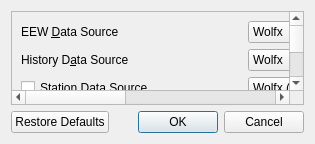
<?xml version="1.0" encoding="UTF-8"?>
<ui version="4.0">
 <class>SettingsDialog</class>
 <widget class="QDialog" name="SettingsDialog">
  <property name="geometry">
   <rect>
    <x>0</x>
    <y>0</y>
    <width>315</width>
    <height>144</height>
   </rect>
  </property>
  <property name="windowTitle">
   <string>Settings</string>
  </property>
  <layout class="QVBoxLayout" name="verticalLayout">
   <item>
    <widget class="QScrollArea" name="scrollArea">
     <property name="widgetResizable">
      <bool>true</bool>
     </property>
     <widget class="QWidget" name="scrollAreaWidgetContents">
      <property name="geometry">
       <rect>
        <x>0</x>
        <y>-1113</y>
        <width>769</width>
        <height>1229</height>
       </rect>
      </property>
      <layout class="QVBoxLayout" name="verticalLayout_2">
       <item>
        <layout class="QGridLayout" name="gridLayout_2">
         <item row="30" column="1">
          <layout class="QHBoxLayout" name="horizontalLayout_10">
           <item>
            <widget class="QPushButton" name="buttonPathMidShakeSound">
             <property name="sizePolicy">
              <sizepolicy hsizetype="MinimumExpanding" vsizetype="Fixed">
               <horstretch>0</horstretch>
               <verstretch>0</verstretch>
              </sizepolicy>
             </property>
             <property name="text">
              <string>Path</string>
             </property>
            </widget>
           </item>
           <item>
            <widget class="QLabel" name="label_33">
             <property name="text">
              <string>R&amp;epeats</string>
             </property>
             <property name="buddy">
              <cstring>spinRepeatsMidShakeSound</cstring>
             </property>
            </widget>
           </item>
           <item>
            <widget class="QSpinBox" name="spinRepeatsMidShakeSound"/>
           </item>
           <item>
            <widget class="QPushButton" name="buttonTestMidShakeSound">
             <property name="text">
              <string>T&amp;est</string>
             </property>
            </widget>
           </item>
          </layout>
         </item>
         <item row="27" column="0">
          <widget class="QLabel" name="label_36">
           <property name="text">
            <string>&amp;Shaking Intensity</string>
           </property>
           <property name="buddy">
            <cstring>spinMidShakeIntensity</cstring>
           </property>
          </widget>
         </item>
         <item row="18" column="0">
          <widget class="QLabel" name="label_8">
           <property name="text">
            <string>Post &amp;URL (Leave blank to disable)</string>
           </property>
           <property name="buddy">
            <cstring>editPostURL</cstring>
           </property>
          </widget>
         </item>
         <item row="27" column="1">
          <widget class="QSpinBox" name="spinMidShakeIntensity">
           <property name="maximum">
            <number>12</number>
           </property>
          </widget>
         </item>
         <item row="13" column="0">
          <widget class="QLabel" name="label_28">
           <property name="text">
            <string>&amp;P Wave Speed(km/s)</string>
           </property>
           <property name="buddy">
            <cstring>spinPWaveSpeed</cstring>
           </property>
          </widget>
         </item>
         <item row="0" column="1">
          <layout class="QHBoxLayout" name="horizontalLayout_4">
           <item>
            <widget class="QComboBox" name="comboUsingEEWData">
             <property name="sizePolicy">
              <sizepolicy hsizetype="MinimumExpanding" vsizetype="Fixed">
               <horstretch>0</horstretch>
               <verstretch>0</verstretch>
              </sizepolicy>
             </property>
             <item>
              <property name="text">
               <string>Wolfx</string>
              </property>
             </item>
             <item>
              <property name="text">
               <string>Sichuan E.A.</string>
              </property>
             </item>
            </widget>
           </item>
           <item>
            <widget class="QCheckBox" name="checkDebugEEWData">
             <property name="toolTip">
              <string>Request URL’s host will be replaced with “localhost” and protocol will be set to “http”</string>
             </property>
             <property name="text">
              <string>&amp;Local Debug</string>
             </property>
            </widget>
           </item>
          </layout>
         </item>
         <item row="8" column="1">
          <widget class="QSpinBox" name="spinStationRecordLength">
           <property name="maximum">
            <number>2147483647</number>
           </property>
          </widget>
         </item>
         <item row="3" column="1">
          <widget class="QSpinBox" name="spinEEWInterval">
           <property name="toolTip">
            <string>Only available for querying by GET method.</string>
           </property>
           <property name="maximum">
            <number>2147483647</number>
           </property>
          </widget>
         </item>
         <item row="4" column="0">
          <widget class="QLabel" name="label_17">
           <property name="text">
            <string>EEW Query C&amp;ount</string>
           </property>
           <property name="buddy">
            <cstring>spinEEWQueryCount</cstring>
           </property>
          </widget>
         </item>
         <item row="2" column="1">
          <layout class="QHBoxLayout" name="horizontalLayout_6">
           <item>
            <widget class="QComboBox" name="comboUsingStation">
             <property name="sizePolicy">
              <sizepolicy hsizetype="MinimumExpanding" vsizetype="Fixed">
               <horstretch>0</horstretch>
               <verstretch>0</verstretch>
              </sizepolicy>
             </property>
             <item>
              <property name="text">
               <string>Wolfx (WebSocket)</string>
              </property>
             </item>
             <item>
              <property name="text">
               <string>Wolfx (GET)</string>
              </property>
             </item>
            </widget>
           </item>
           <item>
            <widget class="QCheckBox" name="checkDebugStation">
             <property name="toolTip">
              <string>The request URL will be http://localhost/station.json</string>
             </property>
             <property name="text">
              <string>Lo&amp;cal Debug</string>
             </property>
            </widget>
           </item>
          </layout>
         </item>
         <item row="5" column="0">
          <widget class="QLabel" name="label_2">
           <property name="text">
            <string>&amp;History Query Interval(s)</string>
           </property>
           <property name="buddy">
            <cstring>spinHistoryInterval</cstring>
           </property>
          </widget>
         </item>
         <item row="28" column="0">
          <widget class="QLabel" name="label_37">
           <property name="text">
            <string>S&amp;trong Shaking Intensity</string>
           </property>
           <property name="buddy">
            <cstring>spinStrongShakeIntensity</cstring>
           </property>
          </widget>
         </item>
         <item row="9" column="0">
          <widget class="QLabel" name="label_26">
           <property name="text">
            <string>Query &amp;Timeout(s)</string>
           </property>
           <property name="buddy">
            <cstring>spinQueryTimeout</cstring>
           </property>
          </widget>
         </item>
         <item row="8" column="0">
          <widget class="QLabel" name="label_38">
           <property name="text">
            <string>Station Data Record &amp;Length(s)</string>
           </property>
           <property name="buddy">
            <cstring>spinStationRecordLength</cstring>
           </property>
          </widget>
         </item>
         <item row="16" column="0">
          <widget class="QLabel" name="label_6">
           <property name="text">
            <string>L&amp;atitude of your location(°)</string>
           </property>
           <property name="buddy">
            <cstring>spinLatitude</cstring>
           </property>
          </widget>
         </item>
         <item row="10" column="0">
          <widget class="QLabel" name="label_4">
           <property name="text">
            <string>Minimum &amp;Local EEW Report Intensity</string>
           </property>
           <property name="buddy">
            <cstring>spinLocalReportLevel</cstring>
           </property>
          </widget>
         </item>
         <item row="23" column="1">
          <layout class="QHBoxLayout" name="horizontalLayout_8">
           <item>
            <widget class="QPushButton" name="buttonPathAlertUpdate">
             <property name="sizePolicy">
              <sizepolicy hsizetype="MinimumExpanding" vsizetype="Fixed">
               <horstretch>0</horstretch>
               <verstretch>0</verstretch>
              </sizepolicy>
             </property>
             <property name="text">
              <string>Path</string>
             </property>
            </widget>
           </item>
           <item>
            <widget class="QLabel" name="label_24">
             <property name="text">
              <string>Repea&amp;ts</string>
             </property>
             <property name="buddy">
              <cstring>spinRepeatAlertUpdate</cstring>
             </property>
            </widget>
           </item>
           <item>
            <widget class="QSpinBox" name="spinRepeatAlertUpdate"/>
           </item>
           <item>
            <widget class="QPushButton" name="buttonTestAlertUpdate">
             <property name="text">
              <string>Te&amp;st</string>
             </property>
            </widget>
           </item>
          </layout>
         </item>
         <item row="11" column="0">
          <widget class="QLabel" name="label_18">
           <property name="text">
            <string>Minimum &amp;Epicenter EEW Report Intensity</string>
           </property>
           <property name="buddy">
            <cstring>spinEpicenterReportLevel</cstring>
           </property>
          </widget>
         </item>
         <item row="16" column="1">
          <widget class="QDoubleSpinBox" name="spinLatitude">
           <property name="minimum">
            <double>-90.000000000000000</double>
           </property>
           <property name="maximum">
            <double>90.000000000000000</double>
           </property>
          </widget>
         </item>
         <item row="22" column="1">
          <widget class="QSpinBox" name="spinCriticalLevel">
           <property name="maximum">
            <number>12</number>
           </property>
          </widget>
         </item>
         <item row="29" column="0">
          <widget class="QLabel" name="label_30">
           <property name="text">
            <string>Weak Shaking Detected Sound</string>
           </property>
          </widget>
         </item>
         <item row="15" column="0">
          <widget class="QLabel" name="label_40">
           <property name="text">
            <string>Earth Average &amp;Radius(km)</string>
           </property>
           <property name="buddy">
            <cstring>spinEarthRadius</cstring>
           </property>
          </widget>
         </item>
         <item row="14" column="1">
          <widget class="QDoubleSpinBox" name="spinSWaveSpeed"/>
         </item>
         <item row="7" column="0">
          <widget class="QLabel" name="label_3">
           <property name="text">
            <string>&amp;Station Query Interval(s)</string>
           </property>
           <property name="buddy">
            <cstring>spinStationInterval</cstring>
           </property>
          </widget>
         </item>
         <item row="5" column="1">
          <widget class="QSpinBox" name="spinHistoryInterval">
           <property name="toolTip">
            <string>Only available for querying by GET method.</string>
           </property>
           <property name="maximum">
            <number>2147483647</number>
           </property>
          </widget>
         </item>
         <item row="6" column="1">
          <widget class="QSpinBox" name="spinHistoryQueryCount">
           <property name="minimum">
            <number>1</number>
           </property>
          </widget>
         </item>
         <item row="26" column="0">
          <widget class="QLabel" name="label_35">
           <property name="text">
            <string>&amp;Weak Shaking Intensity</string>
           </property>
           <property name="buddy">
            <cstring>spinWeakShakeIntensity</cstring>
           </property>
          </widget>
         </item>
         <item row="17" column="0">
          <widget class="QLabel" name="label_7">
           <property name="text">
            <string>L&amp;ongtitude of your location(°)</string>
           </property>
           <property name="buddy">
            <cstring>spinLongitude</cstring>
           </property>
          </widget>
         </item>
         <item row="28" column="1">
          <widget class="QSpinBox" name="spinStrongShakeIntensity">
           <property name="maximum">
            <number>12</number>
           </property>
          </widget>
         </item>
         <item row="24" column="1">
          <layout class="QHBoxLayout" name="horizontalLayout_2">
           <item>
            <widget class="QPushButton" name="buttonPathLocalArrive">
             <property name="sizePolicy">
              <sizepolicy hsizetype="MinimumExpanding" vsizetype="Fixed">
               <horstretch>0</horstretch>
               <verstretch>0</verstretch>
              </sizepolicy>
             </property>
             <property name="text">
              <string>Path</string>
             </property>
            </widget>
           </item>
           <item>
            <widget class="QLabel" name="label_14">
             <property name="text">
              <string>R&amp;epeats</string>
             </property>
             <property name="buddy">
              <cstring>spinRepeatLocalArrive</cstring>
             </property>
            </widget>
           </item>
           <item>
            <widget class="QSpinBox" name="spinRepeatLocalArrive"/>
           </item>
           <item>
            <widget class="QPushButton" name="buttonTestLocalArrive">
             <property name="text">
              <string>T&amp;est</string>
             </property>
            </widget>
           </item>
          </layout>
         </item>
         <item row="6" column="0">
          <widget class="QLabel" name="label_16">
           <property name="text">
            <string>History Query &amp;Count</string>
           </property>
           <property name="buddy">
            <cstring>spinHistoryQueryCount</cstring>
           </property>
          </widget>
         </item>
         <item row="21" column="0">
          <widget class="QLabel" name="label_21">
           <property name="text">
            <string>Local Critical Alert Sound</string>
           </property>
          </widget>
         </item>
         <item row="17" column="1">
          <widget class="QDoubleSpinBox" name="spinLongitude">
           <property name="minimum">
            <double>-180.000000000000000</double>
           </property>
           <property name="maximum">
            <double>180.000000000000000</double>
           </property>
          </widget>
         </item>
         <item row="11" column="1">
          <widget class="QSpinBox" name="spinEpicenterReportLevel">
           <property name="maximum">
            <number>12</number>
           </property>
          </widget>
         </item>
         <item row="25" column="0">
          <widget class="QLabel" name="label_11">
           <property name="text">
            <string>Global Alert Sound</string>
           </property>
          </widget>
         </item>
         <item row="30" column="0">
          <widget class="QLabel" name="label_31">
           <property name="text">
            <string>Shaking Detected Sound</string>
           </property>
          </widget>
         </item>
         <item row="23" column="0">
          <widget class="QLabel" name="label_22">
           <property name="text">
            <string>Alert Update Sound</string>
           </property>
          </widget>
         </item>
         <item row="9" column="1">
          <widget class="QSpinBox" name="spinQueryTimeout">
           <property name="maximum">
            <number>2147483647</number>
           </property>
          </widget>
         </item>
         <item row="21" column="1">
          <layout class="QHBoxLayout" name="horizontalLayout_7">
           <item>
            <widget class="QPushButton" name="buttonPathCriticalAlert">
             <property name="sizePolicy">
              <sizepolicy hsizetype="MinimumExpanding" vsizetype="Fixed">
               <horstretch>0</horstretch>
               <verstretch>0</verstretch>
              </sizepolicy>
             </property>
             <property name="text">
              <string>Path</string>
             </property>
            </widget>
           </item>
           <item>
            <widget class="QLabel" name="label_23">
             <property name="text">
              <string>Repe&amp;ats</string>
             </property>
             <property name="buddy">
              <cstring>spinRepeatCriticalAlert</cstring>
             </property>
            </widget>
           </item>
           <item>
            <widget class="QSpinBox" name="spinRepeatCriticalAlert"/>
           </item>
           <item>
            <widget class="QPushButton" name="buttonTestCriticalAlert">
             <property name="text">
              <string>T&amp;est</string>
             </property>
            </widget>
           </item>
          </layout>
         </item>
         <item row="19" column="0">
          <widget class="QLabel" name="label_9">
           <property name="text">
            <string>La&amp;nguage (Restart to take effect)</string>
           </property>
           <property name="buddy">
            <cstring>comboLanguage</cstring>
           </property>
          </widget>
         </item>
         <item row="13" column="1">
          <widget class="QDoubleSpinBox" name="spinPWaveSpeed"/>
         </item>
         <item row="3" column="0">
          <widget class="QLabel" name="label">
           <property name="text">
            <string>&amp;EEW Query Interval(s)</string>
           </property>
           <property name="buddy">
            <cstring>spinEEWInterval</cstring>
           </property>
          </widget>
         </item>
         <item row="0" column="0">
          <widget class="QLabel" name="label_19">
           <property name="text">
            <string>EEW &amp;Data Source</string>
           </property>
           <property name="buddy">
            <cstring>comboUsingEEWData</cstring>
           </property>
          </widget>
         </item>
         <item row="24" column="0">
          <widget class="QLabel" name="label_12">
           <property name="text">
            <string>Local Arriving Sound</string>
           </property>
          </widget>
         </item>
         <item row="20" column="0">
          <widget class="QLabel" name="label_10">
           <property name="text">
            <string>Local Alert Sound</string>
           </property>
          </widget>
         </item>
         <item row="20" column="1">
          <layout class="QHBoxLayout" name="horizontalLayout">
           <item>
            <widget class="QPushButton" name="buttonPathLocalAlert">
             <property name="sizePolicy">
              <sizepolicy hsizetype="MinimumExpanding" vsizetype="Fixed">
               <horstretch>0</horstretch>
               <verstretch>0</verstretch>
              </sizepolicy>
             </property>
             <property name="text">
              <string>Path</string>
             </property>
            </widget>
           </item>
           <item>
            <widget class="QLabel" name="label_13">
             <property name="text">
              <string>&amp;Repeats</string>
             </property>
             <property name="buddy">
              <cstring>spinRepeatLocalAlert</cstring>
             </property>
            </widget>
           </item>
           <item>
            <widget class="QSpinBox" name="spinRepeatLocalAlert"/>
           </item>
           <item>
            <widget class="QPushButton" name="buttonTestLocalAlert">
             <property name="text">
              <string>&amp;Test</string>
             </property>
            </widget>
           </item>
          </layout>
         </item>
         <item row="14" column="0">
          <widget class="QLabel" name="label_39">
           <property name="text">
            <string>&amp;S Wave Speed(km/s)</string>
           </property>
           <property name="buddy">
            <cstring>spinSWaveSpeed</cstring>
           </property>
          </widget>
         </item>
         <item row="31" column="1">
          <layout class="QHBoxLayout" name="horizontalLayout_11">
           <item>
            <widget class="QPushButton" name="buttonPathStrongShakeSound">
             <property name="sizePolicy">
              <sizepolicy hsizetype="MinimumExpanding" vsizetype="Fixed">
               <horstretch>0</horstretch>
               <verstretch>0</verstretch>
              </sizepolicy>
             </property>
             <property name="text">
              <string>Path</string>
             </property>
            </widget>
           </item>
           <item>
            <widget class="QLabel" name="label_34">
             <property name="text">
              <string>Re&amp;peats</string>
             </property>
             <property name="buddy">
              <cstring>spinRepeatsStrongShakeSound</cstring>
             </property>
            </widget>
           </item>
           <item>
            <widget class="QSpinBox" name="spinRepeatsStrongShakeSound"/>
           </item>
           <item>
            <widget class="QPushButton" name="buttonTestStrongShakeSound">
             <property name="text">
              <string>Te&amp;st</string>
             </property>
            </widget>
           </item>
          </layout>
         </item>
         <item row="19" column="1">
          <widget class="QComboBox" name="comboLanguage">
           <property name="currentIndex">
            <number>0</number>
           </property>
           <item>
            <property name="text">
             <string>English</string>
            </property>
           </item>
           <item>
            <property name="text">
             <string>Chinese (Mainland)</string>
            </property>
           </item>
           <item>
            <property name="text">
             <string>Chinese (Taiwan)</string>
            </property>
           </item>
           <item>
            <property name="text">
             <string>Japanese</string>
            </property>
           </item>
          </widget>
         </item>
         <item row="15" column="1">
          <widget class="QDoubleSpinBox" name="spinEarthRadius">
           <property name="maximum">
            <double>9999.989999999999782</double>
           </property>
          </widget>
         </item>
         <item row="12" column="0">
          <widget class="QLabel" name="label_5">
           <property name="text">
            <string>Minimum &amp;Global Intensity Report Level</string>
           </property>
           <property name="buddy">
            <cstring>spinGlobalReportLevel</cstring>
           </property>
          </widget>
         </item>
         <item row="18" column="1">
          <widget class="QLineEdit" name="editPostURL"/>
         </item>
         <item row="7" column="1">
          <widget class="QSpinBox" name="spinStationInterval">
           <property name="toolTip">
            <string>Only available for querying by GET method.</string>
           </property>
           <property name="maximum">
            <number>2147483647</number>
           </property>
          </widget>
         </item>
         <item row="29" column="1">
          <layout class="QHBoxLayout" name="horizontalLayout_9">
           <item>
            <widget class="QPushButton" name="buttonPathWeakShakeSound">
             <property name="sizePolicy">
              <sizepolicy hsizetype="MinimumExpanding" vsizetype="Fixed">
               <horstretch>0</horstretch>
               <verstretch>0</verstretch>
              </sizepolicy>
             </property>
             <property name="text">
              <string>Path</string>
             </property>
            </widget>
           </item>
           <item>
            <widget class="QLabel" name="label_32">
             <property name="text">
              <string>&amp;Repeats</string>
             </property>
             <property name="buddy">
              <cstring>spinRepeatsWeakShakeSound</cstring>
             </property>
            </widget>
           </item>
           <item>
            <widget class="QSpinBox" name="spinRepeatsWeakShakeSound"/>
           </item>
           <item>
            <widget class="QPushButton" name="buttonTestWeakShakeSound">
             <property name="text">
              <string>&amp;Test</string>
             </property>
            </widget>
           </item>
          </layout>
         </item>
         <item row="31" column="0">
          <widget class="QLabel" name="label_29">
           <property name="text">
            <string>Strong Shaking Detected Sound</string>
           </property>
          </widget>
         </item>
         <item row="1" column="1">
          <layout class="QHBoxLayout" name="horizontalLayout_5">
           <item>
            <widget class="QComboBox" name="comboUsingHistoryData">
             <property name="sizePolicy">
              <sizepolicy hsizetype="MinimumExpanding" vsizetype="Fixed">
               <horstretch>0</horstretch>
               <verstretch>0</verstretch>
              </sizepolicy>
             </property>
             <item>
              <property name="text">
               <string>Wolfx</string>
              </property>
             </item>
             <item>
              <property name="text">
               <string>CENC Website</string>
              </property>
             </item>
             <item>
              <property name="text">
               <string>CENC Mobile App</string>
              </property>
             </item>
             <item>
              <property name="text">
               <string>Fujian E.A.</string>
              </property>
             </item>
            </widget>
           </item>
           <item>
            <widget class="QCheckBox" name="checkDebugHistoryData">
             <property name="toolTip">
              <string>Request URL’s host will be replaced with “localhost” and protocol will be set to “http”</string>
             </property>
             <property name="text">
              <string>L&amp;ocal Debug</string>
             </property>
            </widget>
           </item>
          </layout>
         </item>
         <item row="4" column="1">
          <widget class="QSpinBox" name="spinEEWQueryCount">
           <property name="minimum">
            <number>1</number>
           </property>
          </widget>
         </item>
         <item row="25" column="1">
          <layout class="QHBoxLayout" name="horizontalLayout_3">
           <item>
            <widget class="QPushButton" name="buttonPathGlobalAlert">
             <property name="sizePolicy">
              <sizepolicy hsizetype="MinimumExpanding" vsizetype="Fixed">
               <horstretch>0</horstretch>
               <verstretch>0</verstretch>
              </sizepolicy>
             </property>
             <property name="text">
              <string>Path</string>
             </property>
            </widget>
           </item>
           <item>
            <widget class="QLabel" name="label_15">
             <property name="text">
              <string>Re&amp;peats</string>
             </property>
             <property name="buddy">
              <cstring>spinRepeatGlobalAlert</cstring>
             </property>
            </widget>
           </item>
           <item>
            <widget class="QSpinBox" name="spinRepeatGlobalAlert"/>
           </item>
           <item>
            <widget class="QPushButton" name="buttonGlobalAlert">
             <property name="text">
              <string>Te&amp;st</string>
             </property>
            </widget>
           </item>
          </layout>
         </item>
         <item row="10" column="1">
          <widget class="QSpinBox" name="spinLocalReportLevel">
           <property name="maximum">
            <number>12</number>
           </property>
          </widget>
         </item>
         <item row="2" column="0">
          <widget class="QCheckBox" name="checkEnableStationData">
           <property name="text">
            <string>&amp;Station Data Source</string>
           </property>
          </widget>
         </item>
         <item row="1" column="0">
          <widget class="QLabel" name="label_20">
           <property name="text">
            <string>History D&amp;ata Source</string>
           </property>
           <property name="buddy">
            <cstring>comboUsingHistoryData</cstring>
           </property>
          </widget>
         </item>
         <item row="26" column="1">
          <widget class="QSpinBox" name="spinWeakShakeIntensity">
           <property name="maximum">
            <number>12</number>
           </property>
          </widget>
         </item>
         <item row="22" column="0">
          <widget class="QLabel" name="label_25">
           <property name="text">
            <string>&amp;Critical Intensity</string>
           </property>
           <property name="buddy">
            <cstring>spinCriticalLevel</cstring>
           </property>
          </widget>
         </item>
         <item row="12" column="1">
          <widget class="QSpinBox" name="spinGlobalReportLevel">
           <property name="maximum">
            <number>12</number>
           </property>
          </widget>
         </item>
        </layout>
       </item>
       <item>
        <layout class="QGridLayout" name="gridLayout">
         <item row="1" column="0">
          <widget class="QCheckBox" name="checkAutorun">
           <property name="text">
            <string>&amp;Autoruns app on system startup</string>
           </property>
          </widget>
         </item>
         <item row="0" column="2">
          <widget class="QCheckBox" name="checkLogToFile">
           <property name="text">
            <string>&amp;Write Log to File</string>
           </property>
          </widget>
         </item>
         <item row="0" column="1">
          <widget class="QCheckBox" name="checkShowLogoOnMap">
           <property name="text">
            <string>Show &amp;Logo on Map</string>
           </property>
          </widget>
         </item>
         <item row="0" column="0">
          <widget class="QCheckBox" name="checkShowWindowOnStartup">
           <property name="text">
            <string>&amp;Show Window on Startup</string>
           </property>
          </widget>
         </item>
         <item row="1" column="1">
          <widget class="QCheckBox" name="checkShowIntensityOnMap">
           <property name="toolTip">
            <string>Warning: Enabling this may cause performance issue</string>
           </property>
           <property name="text">
            <string>Show Estimated &amp;Intensity on Map</string>
           </property>
          </widget>
         </item>
         <item row="1" column="2">
          <widget class="QCheckBox" name="checkClearLogsOnStart">
           <property name="text">
            <string>&amp;Clear logs every time when app starts</string>
           </property>
          </widget>
         </item>
         <item row="2" column="0">
          <widget class="QCheckBox" name="checkShowNewRecordIntensity">
           <property name="toolTip">
            <string>Warning: Enabling this may cause performance issue</string>
           </property>
           <property name="text">
            <string>Show &amp;new record’s intensity</string>
           </property>
          </widget>
         </item>
         <item row="2" column="1">
          <widget class="QCheckBox" name="checkDontAutoSwitchTab">
           <property name="text">
            <string>&amp;Don’t switch earthquake list automatically</string>
           </property>
          </widget>
         </item>
        </layout>
       </item>
       <item>
        <spacer name="verticalSpacer">
         <property name="orientation">
          <enum>Qt::Vertical</enum>
         </property>
         <property name="sizeHint" stdset="0">
          <size>
           <width>20</width>
           <height>40</height>
          </size>
         </property>
        </spacer>
       </item>
      </layout>
     </widget>
    </widget>
   </item>
   <item>
    <widget class="QDialogButtonBox" name="buttonBox">
     <property name="orientation">
      <enum>Qt::Horizontal</enum>
     </property>
     <property name="standardButtons">
      <set>QDialogButtonBox::Cancel|QDialogButtonBox::Ok|QDialogButtonBox::RestoreDefaults</set>
     </property>
    </widget>
   </item>
  </layout>
 </widget>
 <tabstops>
  <tabstop>comboUsingEEWData</tabstop>
  <tabstop>checkDebugEEWData</tabstop>
  <tabstop>comboUsingHistoryData</tabstop>
  <tabstop>checkDebugHistoryData</tabstop>
  <tabstop>checkEnableStationData</tabstop>
  <tabstop>comboUsingStation</tabstop>
  <tabstop>checkDebugStation</tabstop>
  <tabstop>spinEEWInterval</tabstop>
  <tabstop>spinEEWQueryCount</tabstop>
  <tabstop>spinHistoryInterval</tabstop>
  <tabstop>spinHistoryQueryCount</tabstop>
  <tabstop>spinStationInterval</tabstop>
  <tabstop>spinStationRecordLength</tabstop>
  <tabstop>spinQueryTimeout</tabstop>
  <tabstop>spinLocalReportLevel</tabstop>
  <tabstop>spinEpicenterReportLevel</tabstop>
  <tabstop>spinGlobalReportLevel</tabstop>
  <tabstop>spinPWaveSpeed</tabstop>
  <tabstop>spinSWaveSpeed</tabstop>
  <tabstop>spinEarthRadius</tabstop>
  <tabstop>spinLatitude</tabstop>
  <tabstop>spinLongitude</tabstop>
  <tabstop>editPostURL</tabstop>
  <tabstop>comboLanguage</tabstop>
  <tabstop>buttonPathLocalAlert</tabstop>
  <tabstop>spinRepeatLocalAlert</tabstop>
  <tabstop>buttonTestLocalAlert</tabstop>
  <tabstop>buttonPathCriticalAlert</tabstop>
  <tabstop>spinRepeatCriticalAlert</tabstop>
  <tabstop>buttonTestCriticalAlert</tabstop>
  <tabstop>spinCriticalLevel</tabstop>
  <tabstop>buttonPathAlertUpdate</tabstop>
  <tabstop>spinRepeatAlertUpdate</tabstop>
  <tabstop>buttonTestAlertUpdate</tabstop>
  <tabstop>buttonPathLocalArrive</tabstop>
  <tabstop>spinRepeatLocalArrive</tabstop>
  <tabstop>buttonTestLocalArrive</tabstop>
  <tabstop>buttonPathGlobalAlert</tabstop>
  <tabstop>spinRepeatGlobalAlert</tabstop>
  <tabstop>buttonGlobalAlert</tabstop>
  <tabstop>spinWeakShakeIntensity</tabstop>
  <tabstop>spinMidShakeIntensity</tabstop>
  <tabstop>spinStrongShakeIntensity</tabstop>
  <tabstop>buttonPathWeakShakeSound</tabstop>
  <tabstop>spinRepeatsWeakShakeSound</tabstop>
  <tabstop>buttonTestWeakShakeSound</tabstop>
  <tabstop>buttonPathMidShakeSound</tabstop>
  <tabstop>spinRepeatsMidShakeSound</tabstop>
  <tabstop>buttonTestMidShakeSound</tabstop>
  <tabstop>buttonPathStrongShakeSound</tabstop>
  <tabstop>spinRepeatsStrongShakeSound</tabstop>
  <tabstop>buttonTestStrongShakeSound</tabstop>
  <tabstop>checkShowWindowOnStartup</tabstop>
  <tabstop>checkShowLogoOnMap</tabstop>
  <tabstop>checkLogToFile</tabstop>
  <tabstop>checkAutorun</tabstop>
  <tabstop>checkShowIntensityOnMap</tabstop>
  <tabstop>checkClearLogsOnStart</tabstop>
  <tabstop>checkShowNewRecordIntensity</tabstop>
  <tabstop>checkDontAutoSwitchTab</tabstop>
  <tabstop>scrollArea</tabstop>
 </tabstops>
 <resources/>
 <connections>
  <connection>
   <sender>buttonBox</sender>
   <signal>accepted()</signal>
   <receiver>SettingsDialog</receiver>
   <slot>accept()</slot>
   <hints>
    <hint type="sourcelabel">
     <x>289</x>
     <y>660</y>
    </hint>
    <hint type="destinationlabel">
     <x>157</x>
     <y>274</y>
    </hint>
   </hints>
  </connection>
  <connection>
   <sender>buttonBox</sender>
   <signal>rejected()</signal>
   <receiver>SettingsDialog</receiver>
   <slot>reject()</slot>
   <hints>
    <hint type="sourcelabel">
     <x>357</x>
     <y>660</y>
    </hint>
    <hint type="destinationlabel">
     <x>286</x>
     <y>274</y>
    </hint>
   </hints>
  </connection>
 </connections>
</ui>
